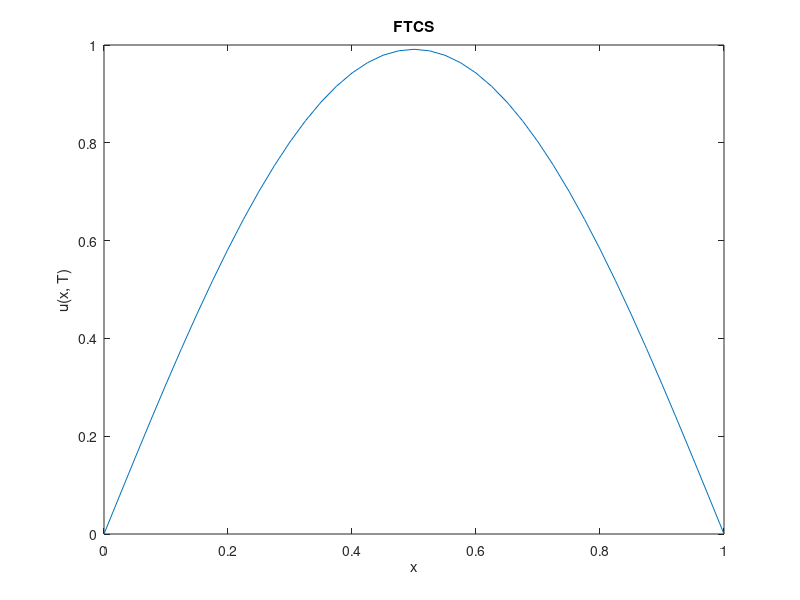
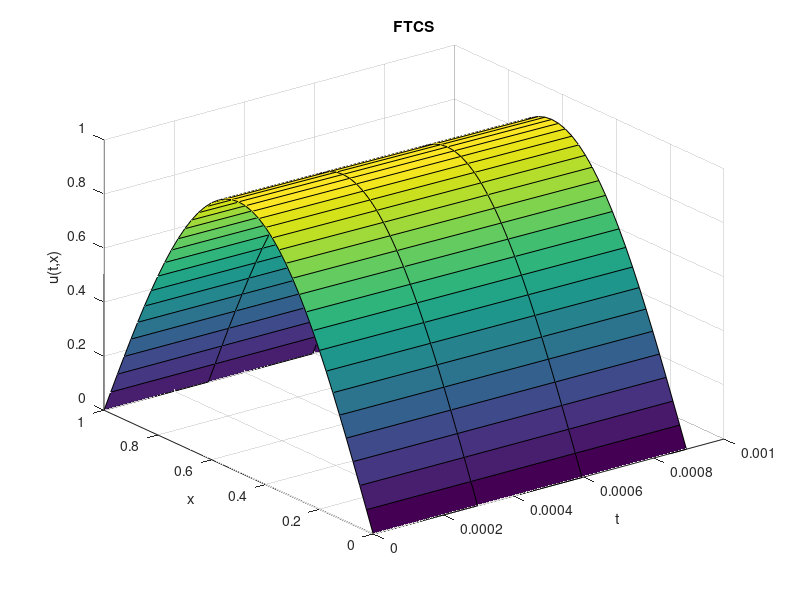
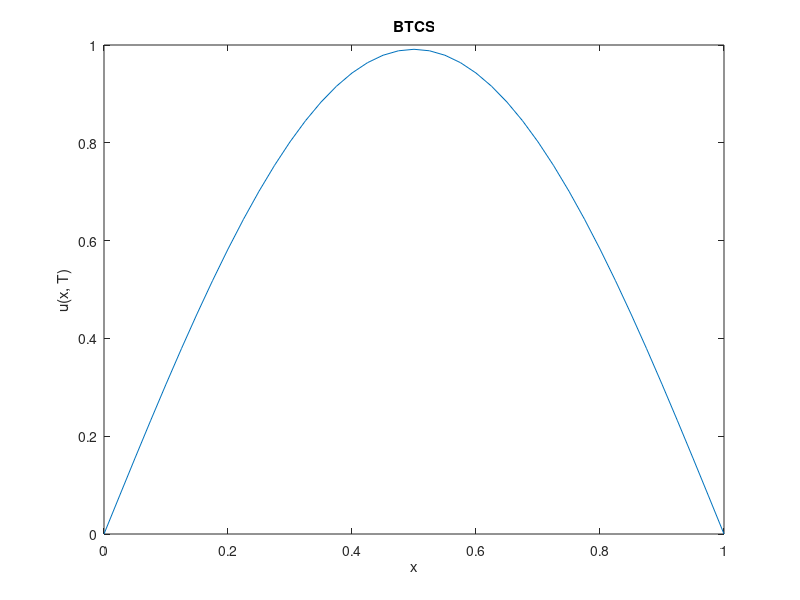
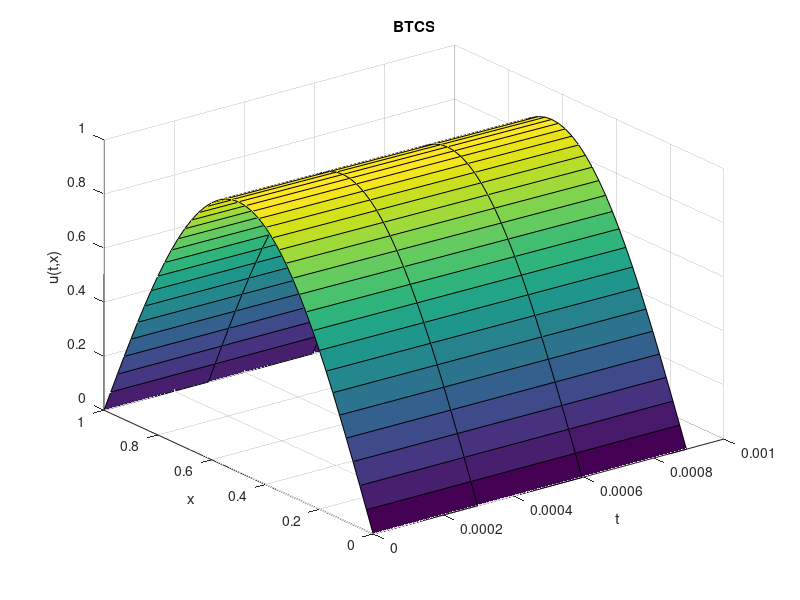

These figures' MATLAB source, in order:
function q2
	close all; clear;
	h = 0.025;
	k = h^2/2.1;
	m = 1/h;
	n = 3;

	X = (0:n)*k;
	Y = (0:m)*h;

	fprintf('f(x) = sin(pi*x)');
	U = FTCS(h, k, m, n, @fun, @f1, @g1, @g2);
	figure; plot(Y, U(end, :)); xlabel('x'); ylabel('u(x, T)'); title('FTCS');
	saveas(gcf, 'plots/q2_1.png');
	figure; surf(X, Y, U'); xlabel('t'); ylabel('x'); zlabel('u(t,x)'); title('FTCS');
	saveas(gcf, 'plots/q2_2.png');
	
	U = BTCS(h, k, m, n, @fun, @f1, @g1, @g2);
	figure; plot(Y, U(end, :)); xlabel('x'); ylabel('u(x, T)'); title('BTCS');
	saveas(gcf, 'plots/q2_3.png');
	figure; surf(X, Y, U'); xlabel('t'); ylabel('x'); zlabel('u(t,x)'); title('BTCS');
	saveas(gcf, 'plots/q2_4.png');

	U = CTCS2(h, k, m, n, @fun, @f1, @g1, @g2);
	figure; plot(Y, U(end, :)); xlabel('x'); ylabel('u(x, T)'); title('CTCS');
	% U = CTCS1(h, k, m, n, @fun, @f1, @g1, @g2);
	% hold on; plot(Y, U(end, :)); xlabel('x'); ylabel('u(x, T)'); hold off;
	saveas(gcf, 'plots/q2_5.png');
	figure; surf(X, Y, U'); xlabel('t'); ylabel('x'); zlabel('u(t,x)'); title('CTCS');
	saveas(gcf, 'plots/q2_6.png');

	fprintf('f(x) = x*(1-x)');
	U = FTCS(h, k, m, n, @fun, @f2, @g1, @g2);
	figure; plot(Y, U(end, :)); xlabel('x'); ylabel('u(x, T)'); title('FTCS');
	saveas(gcf, 'plots/q2_7.png');
	figure; surf(X, Y, U'); xlabel('t'); ylabel('x'); zlabel('u(t,x)'); title('FTCS'); title('FTCS');
	saveas(gcf, 'plots/q2_8.png');
	
	U = BTCS(h, k, m, n, @fun, @f2, @g1, @g2);
	figure; plot(Y, U(end, :)); xlabel('x'); ylabel('u(x, T)'); title('BTCS');
	saveas(gcf, 'plots/q2_9.png');
	figure; surf(X, Y, U'); xlabel('t'); ylabel('x'); zlabel('u(t,x)'); title('BTCS'); title('BTCS');
	saveas(gcf, 'plots/q2_10.png');

	U = CTCS2(h, k, m, n, @fun, @f2, @g1, @g2);
	figure; plot(Y, U(end, :)); xlabel('x'); ylabel('u(x, T)'); title('CTCS');
	% U = CTCS1(h, k, m, n, @fun, @f2, @g1, @g2);
	% hold on; plot(Y, U(end, :)); xlabel('x'); ylabel('u(x, T)'); hold off;
	saveas(gcf, 'plots/q2_11.png');
	figure; surf(X, Y, U'); xlabel('t'); ylabel('x'); zlabel('u(t,x)'); title('CTCS');
	saveas(gcf, 'plots/q2_12.png');
end

function [y] = fun(x, t)
	y = 0;
end

function [y] = f1(x)
	y = sin(pi*x);
end

function [y] = f2(x)
	y = x.*(1-x);
end

function [y] = g1(t)
	y = 0;
end

function [y] = g2(t)
	y = 0;
end

function [U] = FTCS(h, k, m, n, fun, f, g1, g2)
	fprintf('\nRunning FTCS\n');
	lamda = k / h^2;
	U = zeros(n+1, m+1);

	U(1, 1:end) = f((0:m)*h);
	U(1:end, 1) = g1((0:n)*k);
	U(1:end, end) = g2((0:n)*k);

	for i = 2:n+1
		for j = 2:m
			t = (i-1)*k;
			x = (j-1)*h;
			U(i, j) = lamda*U(i-1,j-1) + (1-2*lamda)*U(i-1,j) + lamda*U(i-1,j+1) + k*fun(x,t);
		end
	end

	U;
end

function [U] = BTCS(h, k, m, n, fun, f, g1, g2)
	fprintf('\nRunning BTCS\n');
	lamda = k / h^2;
	U = zeros(n+1, m+1);

	U(1, 1:end) = f((0:m)*h);
	U(1:end, 1) = g1((0:n)*k);
	U(1:end, end) = g2((0:n)*k);

	for i = 2:n+1
		A = zeros(m+1, m+1);
		b = zeros(m+1, 1);

		A(1:m+2:end) = 1 + 2*lamda;
		A(2:m+2:end) = -lamda;
		A(m+2:m+2:end) = -lamda;

		A(1,1) = 1;
		A(1,2) = 0;
		A(m+1,m+1) = 1;
		A(m+1,m) = 0;

		b(2:m) = U(i-1,2:m) + k*fun((1:m-1)*h,(i-1)*k);
		b(1) = U(i,1);
		b(end) = U(i,end);

		U(i,:) = (A\b)';
	end

	U;
end

function [U] = CTCS1(h, k, m, n, fun, f, g1, g2)
	fprintf('\nRunning CTCS implementation 1\n');
	lamda = k / h^2;
	U = zeros(n+1, m+1);

	U(1, 1:end) = f((0:m)*h);
	U(1:end, 1) = g1((0:n)*k);
	U(1:end, end) = g2((0:n)*k);

	for i = 2:n+1
		if i == 2
			A = zeros(m+1, m+1);
			b = zeros(m+1, 1);

			A(1:m+2:end) = 1 + 2*lamda;
			A(2:m+2:end) = -lamda;
			A(m+2:m+2:end) = -lamda;

			A(1,1) = 1;
			A(1,2) = 0;
			A(m+1,m+1) = 1;
			A(m+1,m) = 0;

			b(2:m) = U(i-1,2:m) + k*fun((1:m-1)*h,(i-1)*k);
			b(1) = U(i,1);
			b(end) = U(i,end);

			U(i,:) = (A\b)';
		else
			for j = 2:m
				t = (i-2)*k;
				x = (j-1)*h;
				U(i, j) = U(i-2,j) + 2*lamda*U(i-1,j-1) - 4*lamda*U(i-1,j) + 2*lamda*U(i-1,j+1) + 2*k*fun(x,t);
			end
		end
	end

	U;
end

function [U] = CTCS2(h, k, m, n, fun, f, g1, g2)
	fprintf('\nRunning CTCS implementation 2\n');
	lamda = k / h^2;
	U = zeros(n+1, m+1);

	A = zeros((m+1)*(n+1), (m+1)*(n+1));
	b = zeros((m+1)*(n+1), 1);
	U(1, 1:end) = f((0:m)*h);
	U(1:end, 1) = g1((0:n)*k);
	U(1:end, end) = g2((0:n)*k);

	for i = 1:n+1
		for j = 1:m+1
			% (i-1)(m+1) + j
			t = (i-1)*k;
			x = (j-1)*h;
			if (i >= 2) && (j >= 2) && (i <= n) && (j <= m)
				A((i-1)*(m+1) + j, i*(m+1) + j) = 1;
				A((i-1)*(m+1) + j, (i-1)*(m+1) + j-1) = -2*lamda;
				A((i-1)*(m+1) + j, (i-1)*(m+1) + j) = 4*lamda;
				A((i-1)*(m+1) + j, (i-1)*(m+1) + j+1) = -2*lamda;
				A((i-1)*(m+1) + j, (i-2)*(m+1) + j) = -1;

				b((i-1)*(m+1) + j) = 2*k*fun(x,t);
			elseif i == 1
				A((i-1)*(m+1) + j, (i-1)*(m+1) + j) = 1;
				b((i-1)*(m+1) + j) = f((j-1)*h);
			elseif j == 1
				A((i-1)*(m+1) + j, (i-1)*(m+1) + j) = 1;
				b((i-1)*(m+1) + j) = g1((i-1)*k);
			elseif j == m + 1
				A((i-1)*(m+1) + j, (i-1)*(m+1) + j) = 1;
				b((i-1)*(m+1) + j) = g2((i-1)*k);
			else
				A((i-1)*(m+1) + j, (i-1)*(m+1) + j) = 1 + 2*lamda;
				A((i-1)*(m+1) + j, (i-1)*(m+1) + j-1) = -lamda;
				A((i-1)*(m+1) + j, (i-1)*(m+1) + j+1) = -lamda;
				A((i-1)*(m+1) + j, (i-2)*(m+1) + j) = -1;
				b((i-1)*(m+1) + j) = k*fun(x,t);
			end
		end			
		
		% A, b
		X = A\b;
		U = reshape(X, m+1, n+1)';
	end

	U;
end